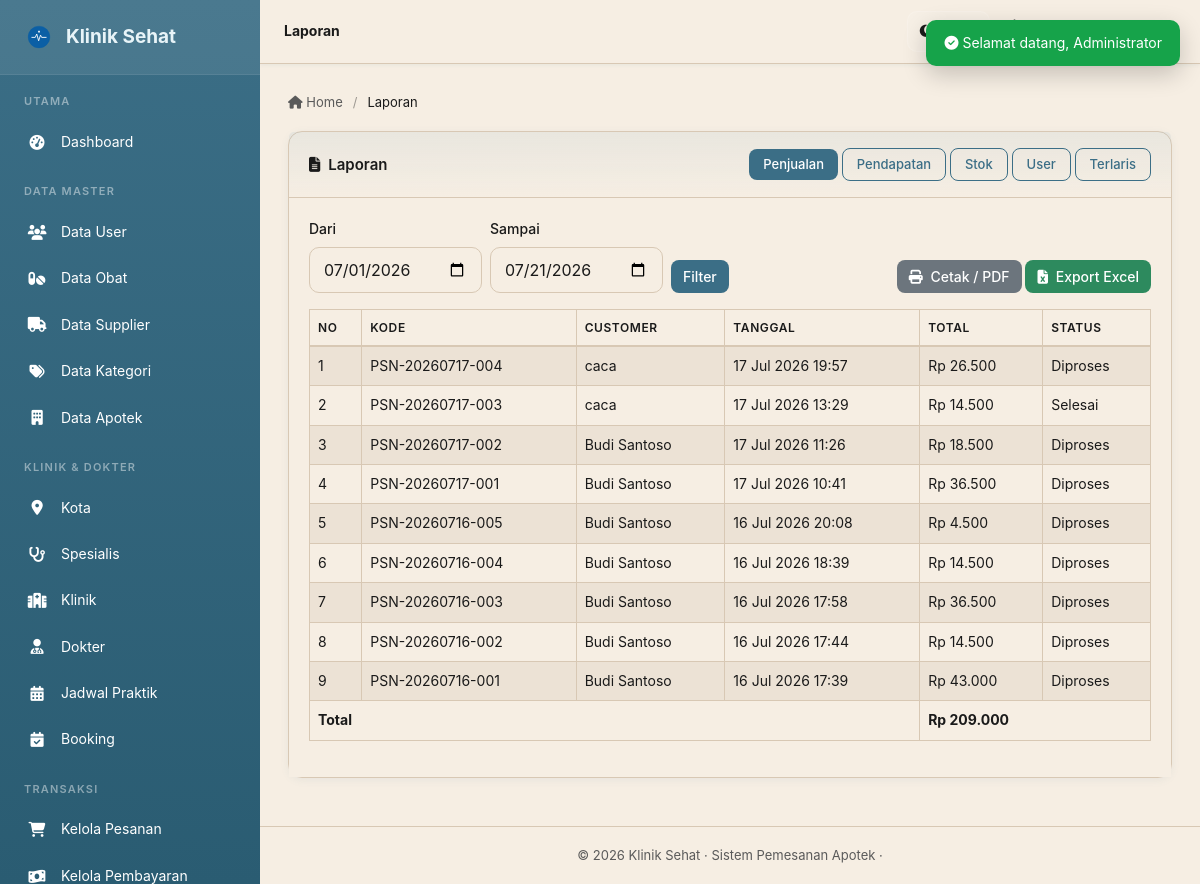
Screenshot of /Klinik/admin/laporan/index.php (signed in) with the database file from the repository.
### tables this page shows
CREATE TABLE `pesanan` (
  `id_pesanan` int(11) UNSIGNED NOT NULL,
  `kode_pesanan` varchar(30) NOT NULL,
  `id_user` int(11) UNSIGNED NOT NULL,
  `tanggal` datetime NOT NULL DEFAULT current_timestamp(),
  `total` decimal(12,2) NOT NULL DEFAULT 0.00,
  `status` enum('Menunggu Pembayaran','Diproses','Dikirim','Selesai','Dibatalkan') NOT NULL DEFAULT 'Menunggu Pembayaran'
);

CREATE TABLE `users` (
  `id_user` int(11) UNSIGNED NOT NULL,
  `nama` varchar(100) NOT NULL,
  `email` varchar(100) NOT NULL,
  `password` varchar(255) NOT NULL,
  `no_hp` varchar(20) DEFAULT NULL,
  `alamat` text DEFAULT NULL,
  `birthdate` date DEFAULT NULL,
  `role` enum('admin','customer') NOT NULL DEFAULT 'customer',
  `created_at` datetime NOT NULL DEFAULT current_timestamp()
);

### Klinik/functions/functions.php (called while the page is built, shortened)
<?php
function e($str) {
    return htmlspecialchars((string)($str ?? ''), ENT_QUOTES, 'UTF-8');
}
function rupiah($n) {
    return 'Rp ' . number_format((float)$n, 0, ',', '.');
}
function tgl_waktu($datetime) {
    return date('d M Y H:i', strtotime($datetime));
}

### Klinik/admin/laporan/index.php (the view, shortened to what this page needs)
<?php
require_once '../../config/koneksi.php';
$r = $_GET['r'] ?? 'penjualan';
$from = $_GET['from'] ?? date('Y-m-01');
$to   = $_GET['to'] ?? date('Y-m-d');
$rows = [];
$total = 0;
if ($r === 'penjualan') {
    $stmt = $pdo->prepare("SELECT p.*, u.nama FROM pesanan p JOIN users u ON u.id_user=p.id_user WHERE DATE(p.tanggal) BETWEEN ? AND ? ORDER BY p.tanggal DESC");
    $stmt->execute([$from, $to]); $rows = $stmt->fetchAll();
    foreach ($rows as $x) $total += $x['total'];
} elseif ($r === 'stok') {
    $rows = $pdo->query("SELECT o.kode_obat, o.nama_obat, h.harga, h.stok FROM harga_stok_apotek h JOIN obat o ON o.id_obat=h.id_obat ORDER BY h.stok ASC")->fetchAll();
} elseif ($r === 'user') {
    $rows = $pdo->query("SELECT * FROM users WHERE role='customer' ORDER BY id_user")->fetchAll();
}
require_once '../../includes/header_admin.php';
?>
<div class="card">
    <div class="card-header d-flex flex-wrap justify-content-between align-items-center gap-2">
        <span><i class="fas fa-file-alt me-2"></i>Laporan</span>
        <div>
            <a href="?r=penjualan" class="btn btn-sm btn-<?= $r==='penjualan'?'primary':'outline-primary' ?>">Penjualan</a>
            <a href="?r=pendapatan" class="btn btn-sm btn-<?= $r==='pendapatan'?'primary':'outline-primary' ?>">Pendapatan</a>
            <a href="?r=stok" class="btn btn-sm btn-<?= $r==='stok'?'primary':'outline-primary' ?>">Stok</a>
            <a href="?r=user" class="btn btn-sm btn-<?= $r==='user'?'primary':'outline-primary' ?>">User</a>
            <a href="?r=terlaris" class="btn btn-sm btn-<?= $r==='terlaris'?'primary':'outline-primary' ?>">Terlaris</a>
        </div>
    </div>
    <div class="card-body">
        <form method="get" class="row g-2 align-items-end mb-3 no-print">
            <div class="col-auto"><label class="form-label">Dari</label><input type="date" name="from" class="form-control" value="<?= e($from) ?>"></div>
            <div class="col-auto"><label class="form-label">Sampai</label><input type="date" name="to" class="form-control" value="<?= e($to) ?>"></div>
            <div class="col-auto"><button class="btn btn-primary">Filter</button></div>
            <div class="col-auto ms-auto">
                <button type="button" class="btn btn-secondary" onclick="window.print()"><i class="fas fa-print me-1"></i> Cetak / PDF</button>
                <a href="<?= BASE_URL ?>admin/laporan/export.php?r=<?= e($r) ?>&from=<?= e($from) ?>&to=<?= e($to) ?>" class="btn btn-success"><i class="fas fa-file-excel me-1"></i> Export Excel</a>
            </div>
        </form>
        <div class="table-responsive">
        <?php if ($r === 'penjualan'): ?>
            <table class="table table-bordered">
                <thead><tr><th>No</th><th>Kode</th><th>Customer</th><th>Tanggal</th><th>Total</th><th>Status</th></tr></thead>
                <tbody>
                <?php foreach ($rows as $i => $x): ?><tr>
                    <td><?= $i+1 ?></td><td><?= e($x['kode_pesanan']) ?></td><td><?= e($x['nama']) ?></td><td><?= tgl_waktu($x['tanggal']) ?></td><td><?= rupiah($x['total']) ?></td><td><?= e($x['status']) ?></td>
                </tr><?php endforeach; ?>
                <tr><th colspan="4">Total</th><th colspan="2"><?= rupiah($total) ?></th></tr>
                </tbody>
            </table>
        <?php endif; ?>
        </div>
    </div>
</div>
<?php require_once '../../includes/footer_admin.php'; ?>

### Klinik/assets/css/style.css (style rules this page uses)
:root { --primary: #3b6e86; --primary-dark: #2e5564; --primary-light: #8aaebf; --bg: #ede4d1; --surface: #f6eee3; --surface-alt: #ece2d5; --text: #1a1a1a; --text-muted: #5a5a5a; --border: #d8c8b4; --sidebar-bg: #3b6e86; --sidebar-dark: #2a5c72; --sidebar-text: #e8f4f8; --sidebar-hover: rgba(138,174,191,.15); --success: #2d8a5e; --danger: #c0392b; --warning: #d4a017; --info: #6f9ab1; --shadow: 0 2px 8px rgba(59,110,134,.08); --shadow-lg: 0 8px 24px rgba(59,110,134,.16); --radius: 14px; --transition: all .25s ease; }
* { box-sizing: border-box; }
body { background: var(--bg); color: var(--text); font-family: 'Inter', 'Segoe UI', system-ui, -apple-system, sans-serif; margin: 0; font-size: 14px; line-height: 1.6; }
a { text-decoration: none; color: var(--primary); transition: var(--transition); }
.card { background: var(--surface); border: 1px solid var(--border); border-radius: var(--radius); box-shadow: var(--shadow); margin-bottom: 20px; transition: var(--transition); }
.card-header { padding: 16px 20px; border-bottom: 1px solid var(--border); font-weight: 600; display: flex; justify-content: space-between; align-items: center; font-size: 15px; background: linear-gradient(180deg, rgba(138,174,191,.12) 0%, transparent 100%); }
.card-body { padding: 20px; }
.btn { border-radius: 8px; font-size: 14px; font-weight: 500; transition: var(--transition); border: none; }
.btn-primary, .bg-primary, .badge.bg-primary, .border-primary, .table .badge.bg-primary, .table td.bg-primary, .table th.bg-primary { background-color: var(--primary) !important; background: var(--primary) !important; border-color: var(--primary) !important; color: #fff !important; }
.btn-primary { background: var(--primary); color: #fff; }
.btn-outline-primary { border: 1.5px solid var(--primary); color: var(--primary); background: transparent; }
.btn-success { background: var(--success); color: #fff; }
.btn-sm { padding: 6px 14px; font-size: 13px; white-space: nowrap; }
.table { color: var(--text); }
.table > :not(caption) > * > * { background: transparent; }
.table thead th { border-bottom: 2px solid var(--border); font-size: 12px; text-transform: uppercase; letter-spacing: .6px; color: var(--text-muted); font-weight: 600; background: rgba(138,174,191,.08); }
.form-control, .form-select { background: var(--surface); border: 1.5px solid var(--border); color: var(--text); border-radius: 10px; padding: 10px 14px; transition: var(--transition); }
.form-label { font-weight: 500; margin-bottom: 6px; font-size: 14px; }
.card, .card-body, .modal-content, .dropdown-menu, .table, .table th, .table td, .dataTables_wrapper, .dataTables_scrollHeadInner, .dataTables_scrollBody, .form-control, .form-select, .main, .content, .breadcrumb-custom { background: var(--surface); color: var(--text); }
.table { border-color: var(--border); }
.table th, .table td, .dataTables_wrapper .dataTables_scrollBody table td, .dataTables_wrapper .dataTables_scrollBody table th { background-color: transparent !important; color: var(--text); }
.table thead th { background: rgba(138,174,191,.08); color: var(--text); }
.table tbody tr:nth-of-type(odd) { background: var(--surface-alt); }

### rows the page displays
pesanan: kode_pesanan "PSN-20260717-004", id_user.nama "caca", tanggal "17 Jul 2026 19:57", total "Rp 26.500", status "Diproses"
pesanan: kode_pesanan "PSN-20260717-003", id_user.nama "caca", tanggal "17 Jul 2026 13:29", total "Rp 14.500", status "Selesai"
pesanan: kode_pesanan "PSN-20260717-002", id_user.nama "Budi Santoso", tanggal "17 Jul 2026 11:26", total "Rp 18.500", status "Diproses"
pesanan: kode_pesanan "PSN-20260717-001", id_user.nama "Budi Santoso", tanggal "17 Jul 2026 10:41", total "Rp 36.500", status "Diproses"
pesanan: kode_pesanan "PSN-20260716-005", id_user.nama "Budi Santoso", tanggal "16 Jul 2026 20:08", total "Rp 4.500", status "Diproses"
pesanan: kode_pesanan "PSN-20260716-004", id_user.nama "Budi Santoso", tanggal "16 Jul 2026 18:39", total "Rp 14.500", status "Diproses"
pesanan: kode_pesanan "PSN-20260716-003", id_user.nama "Budi Santoso", tanggal "16 Jul 2026 17:58", total "Rp 36.500", status "Diproses"
pesanan: kode_pesanan "PSN-20260716-002", id_user.nama "Budi Santoso", tanggal "16 Jul 2026 17:44", total "Rp 14.500", status "Diproses"
pesanan: kode_pesanan "PSN-20260716-001", id_user.nama "Budi Santoso", tanggal "16 Jul 2026 17:39", total "Rp 43.000", status "Diproses"

### other values shown
$page_title "Laporan"
rupiah($total) "Rp 209.000"
